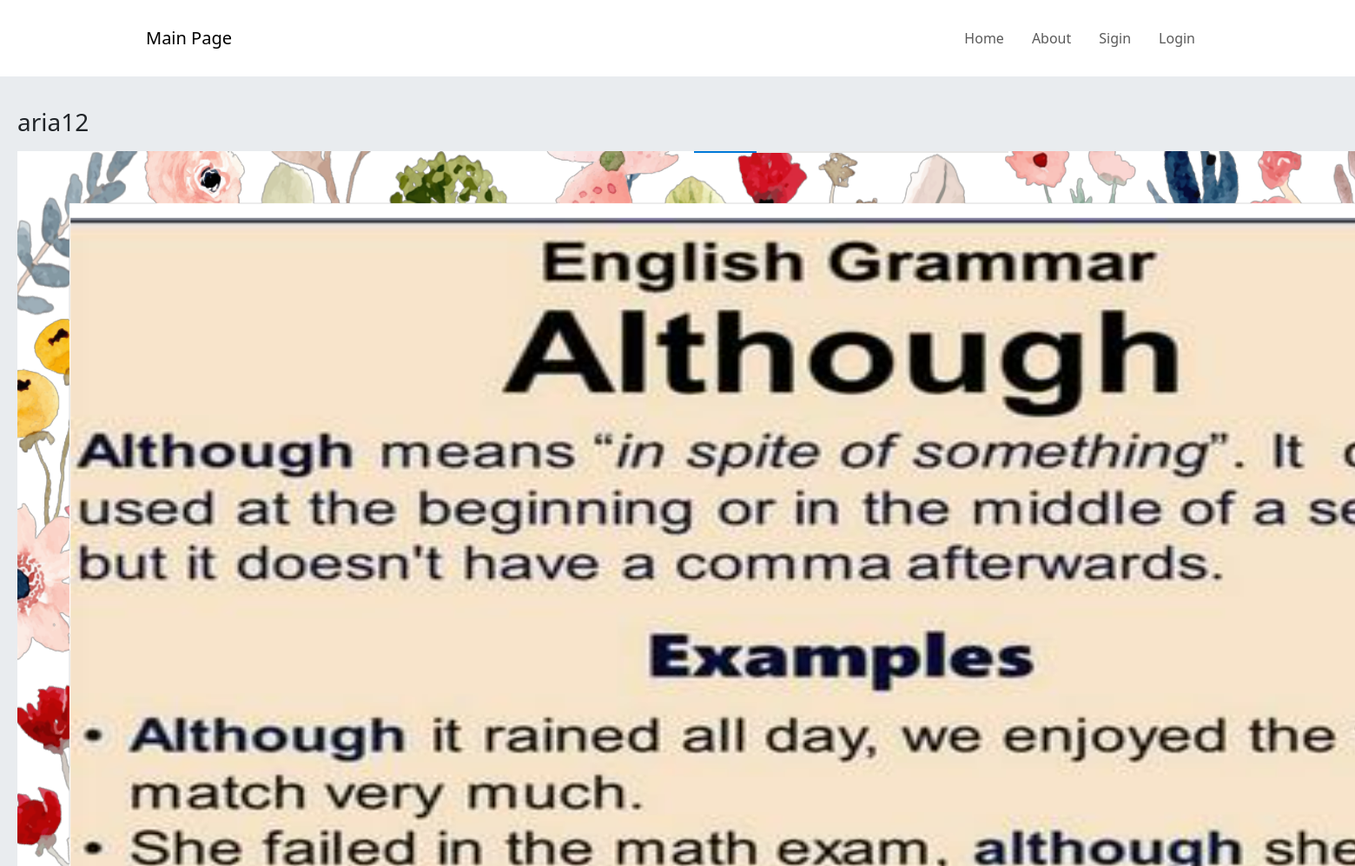
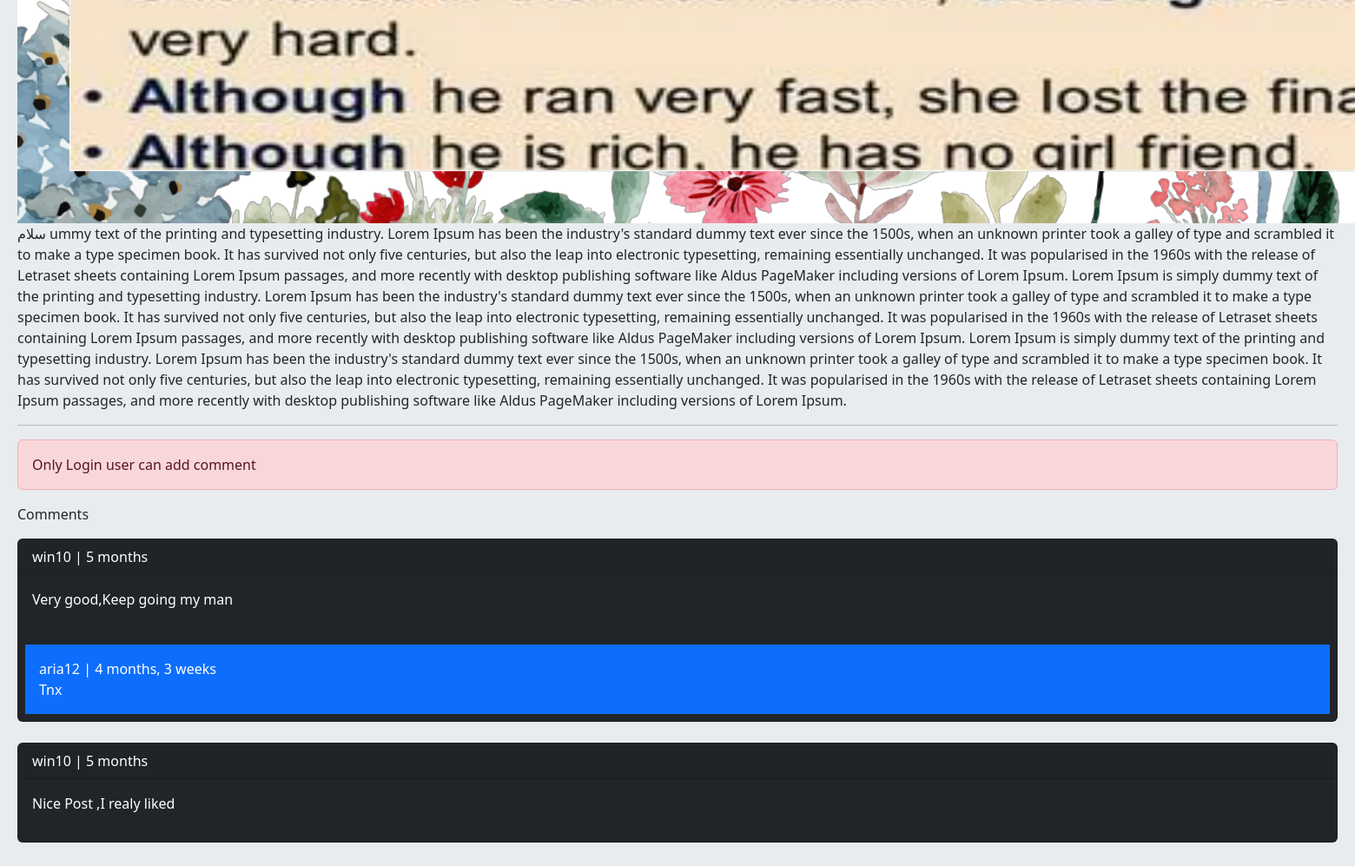
The page /post/20/ummy-text-of-the-printing on the database its author committed (2 pictures, top to bottom).
### home/models.py (models this page shows, shortened)
class Post(models.Model):
    user = models.ForeignKey(User,on_delete=models.CASCADE)
    body = models.TextField()
    slug = models.SlugField()
    image = models.ImageField(upload_to='images/',blank=True,null=True)
    created = models.DateTimeField(auto_now_add=True)
    updated = models.DateTimeField(auto_now=True)
    class Meta:
        ordering = ['-created']
    def unlike(self,user):
        unlike = False
        if self.user.ulike:
            unlike = True
        return unlike

class Comment(models.Model):
    user = models.ForeignKey(User,on_delete=models.CASCADE,related_name='ucomment')
    post = models.ForeignKey(Post,on_delete=models.CASCADE,related_name='pcomment')
    reply = models.ForeignKey('self',on_delete=models.CASCADE,related_name='rcomment',blank=True,null=True)
    is_reply = models.BooleanField(default=False)
    body = models.TextField(max_length=100)
    created = models.DateTimeField(auto_now_add=True)

### home/views.py (the view, shortened to what this page needs)
# urls.py: path('post/<int:post_id>/<slug:post_slug>', views.PostView.as_view(), name="detail"),
class PostView(View):
    template_name = 'home/detail.html'
    form_class = CommentForm
    form_reply_class = CommentReplyForm
    def setup(self, request, *args, **kwargs):
        self.post_instance = get_object_or_404(Post, pk=kwargs['post_id'],slug=kwargs['post_slug'])
        return super().setup(request,*args,**kwargs)
    def get(self,request,post_id,post_slug):
        comments = self.post_instance.pcomment.filter(is_reply=False)
        unlike = 'light'
        if self.post_instance.unlike(request.user):
            unlike = 'primary'
        return render(request,self.template_name,{'post':self.post_instance,'comments':comments,'form':self.form_class,
                                                  'form_relpy':self.form_reply_class,'unlike':unlike})

### home/templates/home/detail.html (shortened to what this page needs)
{% extends 'base.html' %}
{% block content %}
    <p> <h3 class="post-subtitle">{{ post.user }}</h3></p>
    {% if post.image %}
        <img src="{{ post.image.url }}" alt="Card image">
    {% endif %}
    {{ post.body }}
    <hr>
    {% if request.user.is_authenticated %}
        <p> If you like this post plaese comment and liked </p>
            <a href="{% url 'home:like' post.id %}" class=" btn btn-{% if  unlike %}light{% else %}primary{% endif %}  col-md-2">Like{{ post.like_count }}</a><br>
    <form action="" method="post">
        {% csrf_token %}
        {{ form.as_p }}
        <input type="submit" value="Send">
    </form>
        <br>
    {% else %}
        <p class="alert alert-danger">Only Login user can add comment </p>
    {% endif %}
    <p>{{ commets.count }} Comments</p>
    {% for comment in comments %}
        <div class="card bg-dark text-white">
        <p class="card-header">{{ comment.user }} | {{ comment.created|timesince }}</p>
        <p class="card-body">{{ comment.body }}</p>
        {% with replies=comment.rcomment.all %}
        {% for reply in replies %}
            <p class="bg-primary p-3 m-2">{{ reply.user }} | {{ reply.created|timesince }}<br>{{ reply.body }}</p>
        {% endfor %}
        {% endwith %}
        </div><br>
        {% empty %}
        <p>no comments yet</p>
    {% endfor %}
{% endblock %}

### templates/base.html (shortened to what this page needs)
<!DOCTYPE html>
<html lang="en">
<head>
    <link href="https://cdn.jsdelivr.net/npm/bootstrap@5.3.0/dist/css/bootstrap.min.css" rel="stylesheet">
</head>
{% include 'inc/navbcar.html' %}
    <body>
       <div class="jumbotron">
           {% block content %}
           {% endblock %}
       </div>
    </body>
</html>

### templates/inc/navbcar.html (shortened to what this page needs)
<nav class="navbar navbar-expand-lg navbar-light" id="mainNav">
            <div class="container px-4 px-lg-5">
                <a class="navbar-brand" href="{% url 'home:home' %}">Main Page</a>
                <div class="collapse navbar-collapse" id="navbarResponsive">
                    <ul class="navbar-nav ms-auto py-4 py-lg-0">
                        <li class="nav-item"><a class="nav-link px-lg-3 py-3 py-lg-4" href="{% url 'home:home' %}">Home</a></li>
                        <li class="nav-item"><a class="nav-link px-lg-3 py-3 py-lg-4" href="{% url 'home:members' %}">About</a></li>
                        {% if request.user.is_authenticated %}
                        <li class="nav-item"><a class="nav-link px-lg-3 py-3 py-lg-4" href="{% url 'Register:user_logout' %}">Logout</a></li>
                        <li class="nav-item"><a class="nav-link px-lg-3 py-3 py-lg-4" href="{% url 'Register:profile' request.user.id %}">Profile</a></li>
                        {% else %}
                        <li class="nav-item"><a class="nav-link px-lg-3 py-3 py-lg-4" href="{% url 'Register:register' %}">Sigin</a></li>
                        <li class="nav-item"><a class="nav-link px-lg-3 py-3 py-lg-4" href="{% url 'Register:user_login' %}">Login </a></li>
                        {% endif %}
                    </ul>
                </div>
            </div>
        </nav>

### templates/base.html (style rules this page uses)
.jumbotron { padding: 20px; margin-bottom: 20px; background-color: #e9ecef; }

### rows shown on the page
Post: user "aria12", image (picture), body "سلام ummy text of the printing and typesetting industry. Lorem Ipsum has been the industry's standard dummy text ever since the 1500s, when an unknown printer took a galley of type and scrambled it to make a type specimen book. It has survived not only five centuries, but also the leap into electronic typesetting, remaining essentially unchanged. It was popularised in the 1960s with the release of Letraset sheets containing Lorem Ipsum passages, and more recently with desktop publishing software like Aldus PageMaker including versions of Lorem Ipsum. Lorem Ipsum is simply dummy text of the printing and typesetting industry. Lorem Ipsum has been the industry's standard dummy text ever since…"
Comment: user "win10", created "5 months", body "Very good,Keep going my man"
Comment: user "aria12", created "4 months, 3 weeks", body "Tnx"
Comment: user "win10", created "5 months", body "Nice Post ,I realy liked"
